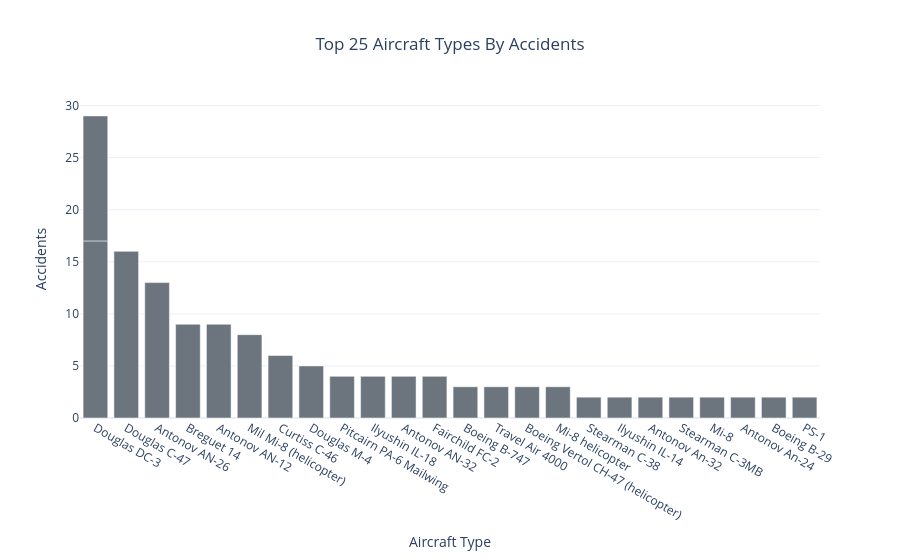

The notebook cell this image was saved under:
### Code cell
warnings.filterwarnings("ignore", category=DeprecationWarning)
fig = px.bar(aircraft,x='Aircraft Type',y='Accidents',title='Top 25 Aircraft Types By Accidents',template = 'plotly_white')
fig.update_traces(marker_color='#6c757d')
fig.update_layout(title_x = 0.5)
fig.show()

### Figure 1 — Plotly figure (JSON) as saved in the notebook; plotly's stock layout.template omitted (floating-point values rounded to 4 significant figures)
{"data": [{"hovertemplate": "Aircraft Type=%{x}<br>Accidents=%{y}<extra></extra>", "legendgroup": "", "marker": {"color": "#6c757d", "pattern": {"shape": ""}}, "name": "", "orientation": "v", "showlegend": false, "textposition": "auto", "type": "bar", "x": ["Douglas DC-3", "Douglas C-47", "Antonov AN-26", "Douglas DC-3", "Breguet 14", "Antonov AN-12", "Mil Mi-8 (helicopter)", "Curtiss C-46", "Douglas M-4", "Pitcairn PA-6 Mailwing", "Ilyushin IL-18", "Antonov AN-32", "Fairchild FC-2", "Boeing B-747", "Travel Air 4000", "Boeing Vertol CH-47 (helicopter)", "Mi-8 helicopter", "Stearman C-38", "Ilyushin IL-14", "Antonov An-32", "Stearman C-3MB", "Mi-8", "Antonov An-24", "Boeing B-29", "PS-1"], "xaxis": "x", "y": [17, 16, 13, 12, 9, 9, 8, 6, 5, 4, 4, 4, 4, 3, 3, 3, 3, 2, 2, 2, 2, 2, 2, 2, 2], "yaxis": "y"}], "layout": {"barmode": "relative", "legend": {"tracegroupgap": 0}, "title": {"text": "Top 25 Aircraft Types By Accidents", "x": 0.5}, "xaxis": {"anchor": "y", "domain": [0, 1], "title": {"text": "Aircraft Type"}}, "yaxis": {"anchor": "x", "domain": [0, 1], "title": {"text": "Accidents"}}}}
